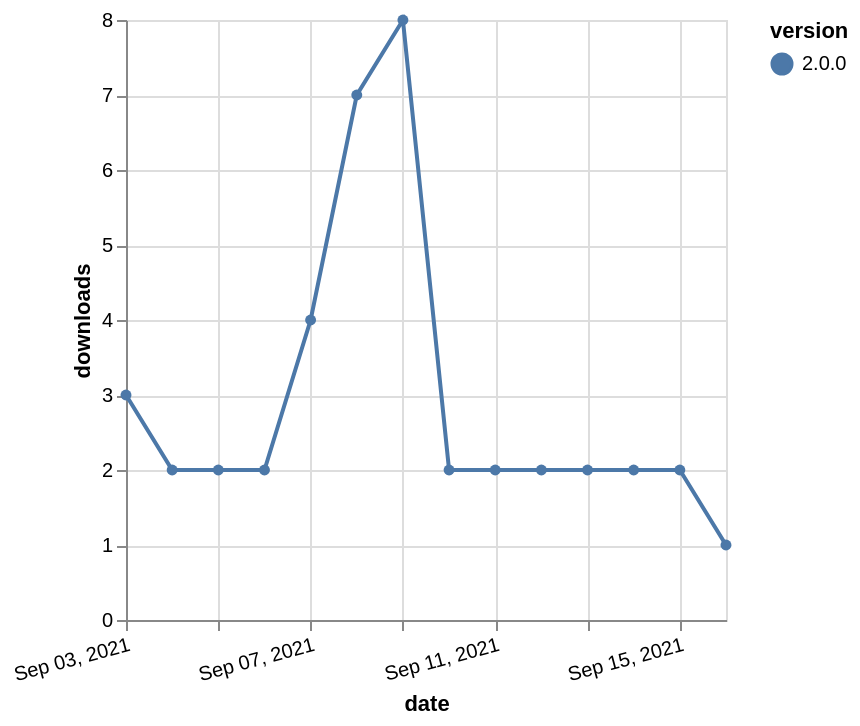

The specification (Vega-Lite) saved for this image:
### Vega-Lite specification from a JSON file in a GitHub repository (floating-point values rounded to 4 significant figures)
{"$schema": "https://vega.github.io/schema/vega-lite/v5.json", "description": "A simple bar chart with embedded data.", "data": {"values": [{"date": "2021-09-03", "total": 1635, "delta": 3, "version": "2.0.0"}, {"date": "2021-09-04", "total": 1637, "delta": 2, "version": "2.0.0"}, {"date": "2021-09-05", "total": 1639, "delta": 2, "version": "2.0.0"}, {"date": "2021-09-06", "total": 1641, "delta": 2, "version": "2.0.0"}, {"date": "2021-09-07", "total": 1645, "delta": 4, "version": "2.0.0"}, {"date": "2021-09-08", "total": 1652, "delta": 7, "version": "2.0.0"}, {"date": "2021-09-09", "total": 1660, "delta": 8, "version": "2.0.0"}, {"date": "2021-09-10", "total": 1662, "delta": 2, "version": "2.0.0"}, {"date": "2021-09-11", "total": 1664, "delta": 2, "version": "2.0.0"}, {"date": "2021-09-12", "total": 1666, "delta": 2, "version": "2.0.0"}, {"date": "2021-09-13", "total": 1668, "delta": 2, "version": "2.0.0"}, {"date": "2021-09-14", "total": 1670, "delta": 2, "version": "2.0.0"}, {"date": "2021-09-15", "total": 1672, "delta": 2, "version": "2.0.0"}, {"date": "2021-09-16", "total": 1673, "delta": 1, "version": "2.0.0"}]}, "width": "container", "mark": {"type": "line", "point": {"filled": true}}, "encoding": {"x": {"field": "date", "type": "temporal", "timeUnit": "yearmonthdate", "title": "date", "axis": {"labelAngle": -15}}, "y": {"field": "delta", "type": "quantitative", "title": "downloads"}, "color": {"field": "version", "type": "nominal"}, "tooltip": {"field": "delta"}}}
